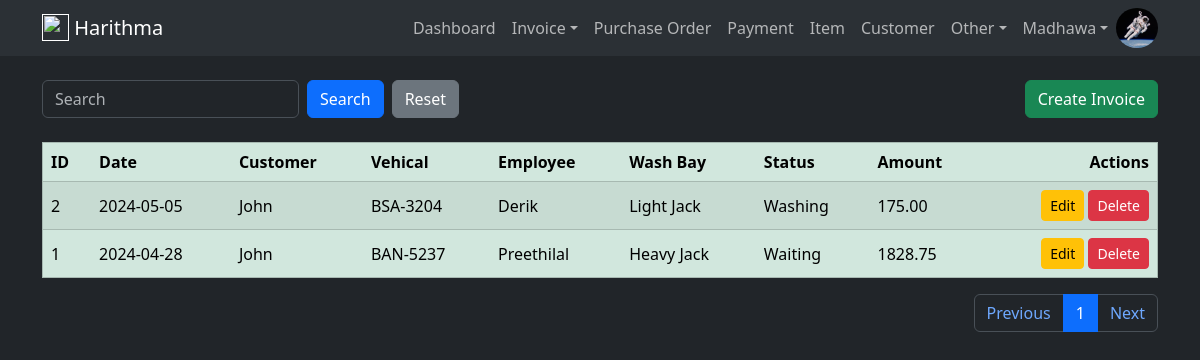
The app's page /invoice/head (signed in) with its own data.
### harithmapos/models.py (models this page shows, shortened)
class User(db.Model, UserMixin):
    id = db.Column(db.Integer, primary_key=True)
    email = db.Column(db.String(120), unique=True, nullable=False)
    name = db.Column(db.String(50), nullable=False)
    image = db.Column(db.String(20), default='default.jpg')
    password = db.Column(db.String(60), nullable=False)
    ui_theme = db.Column(db.String(5), default='light')
    create_dttm = db.Column(db.DateTime, nullable=False, default=datetime.utcnow)
    update_dttm = db.Column(db.DateTime, nullable=False, default=datetime.utcnow)

class InvoiceHead(db.Model):
    id =  db.Column(db.Integer, primary_key=True)
    customer_id = db.Column(db.Integer, db.ForeignKey('customer.id'), nullable=False)
    vehical_id = db.Column(db.Integer, db.ForeignKey('vehical.id'), nullable=False)
    washbay_id = db.Column(db.Integer, db.ForeignKey('wash_bay.id'), nullable=False)
    employee_id = db.Column(db.Integer, db.ForeignKey('employee.id'), nullable=False)
    current_milage = db.Column(db.Numeric(18,0))
    next_milage = db.Column(db.Numeric(18,0))
    service_status = db.Column(db.Integer, default=0)
    total_cost = db.Column(db.Numeric(10,2), default=0)
    total_price = db.Column(db.Numeric(10,2), default=0)
    discount_pct = db.Column(db.Numeric(10,2), default=0)
    gross_price = db.Column(db.Numeric(10,2), default=0)
    payment_method = db.Column(db.String(10))
    paid_amount = db.Column(db.Numeric(10,2), default=0)
    remaining_amount = db.Column(db.Numeric(10,2))
    last_payment_date = db.Column(db.Date())
    created_dttm = db.Column(db.DateTime, nullable=False, default=datetime.utcnow)
    update_dttm = db.Column(db.DateTime, nullable=False, default=datetime.utcnow)
    invoice_details = db.relationship('InvoiceDetail', backref='invoice', lazy=True)
    payments = db.relationship('Payment', backref='invoice', lazy=True)
    @hybrid_property
    def service_status_str(self):
        return config.SERVICE_STATUS_LIST[int(self.service_status)]
    @hybrid_property
    def is_in_bay(self):
        return self.service_status in [1, 2, 3]

class Customer(db.Model):
    id = db.Column(db.Integer, primary_key=True)
    name = db.Column(db.String(100), nullable=False)
    contact = db.Column(db.String(10))
    address = db.Column(db.String(255))
    email = db.Column(db.String(150))
    create_dttm = db.Column(db.DateTime, nullable=False, default=datetime.utcnow)
    update_dttm = db.Column(db.DateTime, nullable=False, default=datetime.utcnow)
    vehicals = db.relationship('Vehical', backref='owner', lazy=True)
    invoices = db.relationship('InvoiceHead', backref='customer', lazy=True)
    item_invoices = db.relationship('ItemInvoiceHead', backref='customer', lazy=True)
    payments = db.relationship('Payment', backref='customer', lazy=True)

class Vehical(db.Model):
    id = db.Column(db.Integer, primary_key=True)
    number = db.Column(db.String(8), nullable=False)
    make = db.Column(db.String(20))
    model = db.Column(db.String(20))
    year = db.Column(db.String(4))
    create_dttm = db.Column(db.DateTime, nullable=False, default=datetime.utcnow)
    update_dttm = db.Column(db.DateTime, nullable=False, default=datetime.utcnow)
    owner_id = db.Column(db.Integer, db.ForeignKey('customer.id'), nullable=False)
    invoices = db.relationship('InvoiceHead', backref='vehical', lazy=True)

class Employee(db.Model):
    id = db.Column(db.Integer, primary_key=True)
    name = db.Column(db.String(100), nullable=False)
    contact = db.Column(db.String(10))
    address = db.Column(db.String(255))
    designation = db.Column(db.String(40))
    joined_date = db.Column(db.Date())
    wage = db.Column(db.Numeric(10,2))
    create_dttm = db.Column(db.DateTime, nullable=False, default=datetime.utcnow)
    update_dttm = db.Column(db.DateTime, nullable=False, default=datetime.utcnow)
    invoices = db.relationship('InvoiceHead', backref='employee', lazy=True)
    payments = db.relationship('Payment', backref='employee', lazy=True)

class WashBay(db.Model):
    id = db.Column(db.Integer, primary_key=True)
    name = db.Column(db.String(50), nullable=False)
    remarks = db.Column(db.String(255))
    capacity = db.Column(db.Numeric(10,2))
    create_dttm = db.Column(db.DateTime, nullable=False, default=datetime.utcnow)
    invoices = db.relationship('InvoiceHead', backref='washbay', lazy=True)

### harithmapos/views/invoice/routes.py (the view)
@invoice_blueprint.route("/invoice/head", methods=['GET', 'POST'])
@login_required
def invoice_head():
    invoice_head_create_form = InvoiceHeadCreateForm()
    invoice_head_update_form = InvoiceHeadUpdateForm()
    vehicals = Vehical.query.all()
    employees = Employee.query.all()
    washbays = WashBay.query.all()
    per_page = 20
    page = request.args.get('page',1,type=int)
    query = request.args.get("query",None)
    if query:
        invoice_heads = InvoiceHead.query.order_by(InvoiceHead.update_dttm.desc()).filter(InvoiceHead.customer_id.icontains(query)).paginate(page=page, per_page=per_page)
    else:
        invoice_heads = InvoiceHead.query.order_by(InvoiceHead.update_dttm.desc()).paginate(page=page, per_page=per_page)
    return render_template(
        'invoice/head.html',
        title='InvoiceHead',
        invoice_head_create_form=invoice_head_create_form,
        invoice_head_update_form=invoice_head_update_form,
        invoice_heads=invoice_heads,
        vehicals=vehicals,
        employees=employees,
        washbays=washbays,
        query=query
    )

### harithmapos/views/invoice/forms.py
class InvoiceHeadCreateForm(FlaskForm):
    vehical = StringField("Vehical", validators=[DataRequired()])
    employee = StringField("Employee", validators=[DataRequired()])
    washbay = StringField("Wash Bay", validators=[DataRequired()])
    current_milage = IntegerField("Milage")
    submit = SubmitField('Create Invoice')

class InvoiceHeadUpdateForm(FlaskForm):
    vehical = StringField("Vehical", validators=[DataRequired()])
    employee = StringField("Employee", validators=[DataRequired()])
    washbay = StringField("Wash Bay", validators=[DataRequired()])
    current_milage = IntegerField("Current Milage", validators=[Optional()])
    next_milage = IntegerField("Next Milage", validators=[Optional()])
    service_status = SelectField("Status", choices=config.SERVICE_STATUS_FORM_LIST)
    total_cost = DecimalField("Total Cost", places=2, validators=[Optional()])
    total_price = DecimalField("Total Price", places=2, validators=[Optional()])
    discount_pct = DecimalField("Discount Percentage", places=2, validators=[Optional()])
    gross_price = DecimalField("Gross Price", places=2, validators=[Optional()])
    payment_method = SelectField("Payment Method", choices=config.PAYMENT_METHOD_FORM_LIST)
    paid_amount = DecimalField("Paid Amount", places=2, validators=[Optional()])
    update_invoice = SubmitField('Update Invoice')
    complete_invoice = SubmitField('Complete Invoice')

### harithmapos/models.py (called while the page is built)
@login_manager.user_loader
def load_user(user_id):
    return User.query.get(int(user_id))

### harithmapos/templates/invoice/head.html (shortened to what this page needs)
{% extends 'layout/base.html' %}
{% block body %}
    <div class="container mt-4">
        <div class="row">
            <div class="col d-flex justify-content-between align-items-center">
                <form class="mb-0 d-flex" action="" method="GET" autocomplete="off">
                    <input type="text" class="form-control me-2" name="query" id="query" placeholder="{{ query if query else 'Search'}}">
                    <input type="submit" value="Search" class="btn btn-primary me-2" name="">
                    <a href="{{ url_for('invoice_blueprint.invoice_head') }}"><input type="submit" value="Reset" class="btn btn-secondary" ></a>
                </form>
                <button type="button" class="btn btn-success align-right" data-bs-toggle="modal" data-bs-target="#insert_modal">Create Invoice</button>
            </div>
        </div>
    </div>
    <div class="container mt-4">
        <table class="table table-success table-striped table-hover" border="1">
            <thead class="thread-dark">
                <tr>
                    <th scope="col">ID</th>
                    <th scope="col">Date</th>
                    <th scope="col">Customer</th>
                    <th scope="col">Vehical</th>
                    <th scope="col">Employee</th>
                    <th scope="col">Wash Bay</th>
                    <th scope="col">Status</th>
                    <th scope="col">Amount</th>
                    <th scope="col" style="text-align: right" >Actions</th>
                </tr>
            </thead>
            <tbody id="results">
                {% for invoice_head in invoice_heads.items %}
                    <tr>
                        <td class="align-middle"  scope="row">{{invoice_head.id}}</td>
                        <td class="align-middle">{{invoice_head.created_dttm.date()}}</td>
                        <td class="align-middle">{{invoice_head.customer.name}}</td>
                        <td class="align-middle">{{invoice_head.vehical.number}}</td>
                        <td class="align-middle">{{invoice_head.employee.name}}</td>
                        <td class="align-middle">{{invoice_head.washbay.name}}</td>
                        <td class="align-middle">{{invoice_head.service_status_str}}</td>
                        <td class="align-middle">{{invoice_head.gross_price}}</td>
                        <td class="text-end">
                            <a href="{{ url_for('invoice_blueprint.invoice_head_detail', invoice_head_id=invoice_head.id) }}" class="btn btn-sm btn-warning" >Edit</a>
                            <a href="{{ url_for('invoice_blueprint.delete_invoice_head', invoice_head_id=invoice_head.id) }}" class="btn btn-sm btn-danger" onclick="return confirm('Are you sure to delete?')">Delete</a>
                        </td>
                    </tr>
                {% endfor %}
            </tbody>
        </table>
        <nav aria-label="Page navigation">
            <ul class="pagination justify-content-end">
                <li class="page-item"><a class="page-link" href="{{ url_for('invoice_blueprint.invoice_head', page=invoice_heads.prev_num, query=query) }}">Previous</a></li>
                {% for page_number in invoice_heads.iter_pages(left_edge=1, right_edge=1, left_current=1, right_current=2) %}
                    {% if page_number %}
                        {% if invoice_heads.page == page_number %}
                            <li class="page-item "><a class="page-link active" href="{{ url_for('invoice_blueprint.invoice_head', page=page_number, query=query) }}">{{ page_number }}</a></li>
                        {% else %}
                            <li class="page-item "><a class="page-link" href="{{ url_for('invoice_blueprint.invoice_head', page=page_number, query=query) }}">{{ page_number }}</a></li>
                        {% endif %}
                    {% else %}
                        <li class="page-item "><a class="page-link" href="#">...</a></li>
                    {% endif %}
                {% endfor %}
                <li class="page-item"><a class="page-link" href="{{ url_for('invoice_blueprint.invoice_head', page=invoice_heads.next_num, query=query) }}">Next</a></li>
            </ul>
        </nav>
    </div>
{% endblock %}

### harithmapos/templates/layout/navbar.html (shortened to what this page needs)
<nav class="navbar navbar-expand-lg bg-body-tertiary">
    <div class="container">
        <a href="" class="navbar-brand lead">
            <img src="{{url_for('static', filename='vehical.png')}}" height="27" class="d-inline-block align-text-top">
            <b>Harithma</b>
        </a>
        <div class="collapse navbar-collapse" id="navbarCollapse">
            <ul class="navbar-nav ms-auto">
                {% if current_user.is_authenticated %}
                    <a class="nav-item nav-link" href="{{ url_for('dashboard_blueprint.dashboard') }}">Dashboard</a>
                    <li class="nav-item dropdown">
                        <a class="nav-link dropdown-toggle" href="#" role="button" data-bs-toggle="dropdown" aria-expanded="false">Invoice</a>
                    </li>
                    <a class="nav-item nav-link" href="{{ url_for('purchase_order_blueprint.purchase_order_head') }}">Purchase Order</a>
                    <a class="nav-item nav-link" href="{{ url_for('payment_blueprint.payment') }}">Payment</a>
                    <a class="nav-item nav-link" href="{{ url_for('item_blueprint.item') }}">Item</a>
                    <a class="nav-item nav-link" href="{{ url_for('customer_blueprint.customer') }}">Customer</a>
                    <li class="nav-item dropdown">
                        <a class="nav-link dropdown-toggle" href="#" role="button" data-bs-toggle="dropdown" aria-expanded="false">Other</a>
                    </li>
                    <li class="nav-item dropdown">
                        <a class="nav-link dropdown-toggle" href="#" role="button" data-bs-toggle="dropdown" aria-expanded="false">{{ current_user.name }}</a>
                    </li>
                    <img src="{{ url_for('static', filename='user_images/'+current_user.image) }}" class="rounded-circle" height="40" alt="Avatar" />
                {% else %}
                    <a class="nav-item nav-link" href="{{ url_for('user_blueprint.login') }}">Login</a>
                    <a class="nav-item nav-link" href="{{ url_for('user_blueprint.register') }}">Register</a>
                {% endif %}
            </ul>
        </div>
    </div>
</nav>

### records on screen
User: name "Madhawa", image (picture)
InvoiceHead: id "2", created_dttm "2024-05-05", customer.name "John", vehical.number "BSA-3204", employee.name "Derik", washbay.name "Light Jack", service_status_str "Washing", gross_price "175.00"
InvoiceHead: id "1", created_dttm "2024-04-28", customer.name "John", vehical.number "BAN-5237", employee.name "Preethilal", washbay.name "Heavy Jack", service_status_str "Waiting", gross_price "1828.75"

### other values on screen
{{ page_number }} "1"
